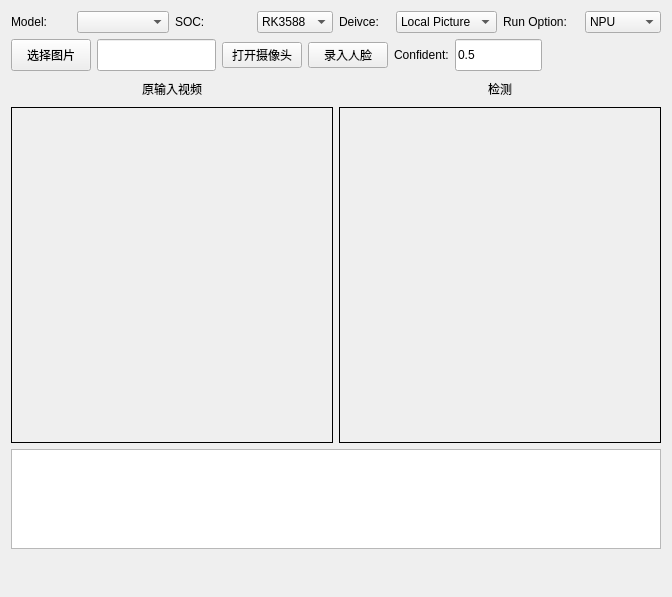
<?xml version="1.0" encoding="UTF-8"?>
<ui version="4.0">
 <class>BaseWidget</class>
 <widget class="QWidget" name="BaseWidget">
  <property name="geometry">
   <rect>
    <x>0</x>
    <y>0</y>
    <width>672</width>
    <height>597</height>
   </rect>
  </property>
  <property name="windowTitle">
   <string>Form</string>
  </property>
  <layout class="QGridLayout" name="gridLayout">
   <item row="0" column="0">
    <layout class="QVBoxLayout" name="verticalLayout_3">
     <item>
      <layout class="QHBoxLayout" name="horizontalLayout_6">
       <item>
        <layout class="QHBoxLayout" name="horizontalLayout">
         <item>
          <widget class="QLabel" name="label">
           <property name="maximumSize">
            <size>
             <width>60</width>
             <height>16777215</height>
            </size>
           </property>
           <property name="text">
            <string>Model:</string>
           </property>
          </widget>
         </item>
         <item>
          <widget class="QComboBox" name="comboBoxModel"/>
         </item>
        </layout>
       </item>
       <item>
        <layout class="QHBoxLayout" name="horizontalLayout_4">
         <item>
          <widget class="QLabel" name="label_4">
           <property name="maximumSize">
            <size>
             <width>80</width>
             <height>16777215</height>
            </size>
           </property>
           <property name="text">
            <string>SOC:</string>
           </property>
          </widget>
         </item>
         <item>
          <widget class="QComboBox" name="comboBoxDevice_2">
           <item>
            <property name="text">
             <string>RK3588</string>
            </property>
           </item>
           <item>
            <property name="text">
             <string>RK3568</string>
            </property>
           </item>
          </widget>
         </item>
        </layout>
       </item>
       <item>
        <layout class="QHBoxLayout" name="horizontalLayout_2">
         <item>
          <widget class="QLabel" name="label_2">
           <property name="maximumSize">
            <size>
             <width>80</width>
             <height>16777215</height>
            </size>
           </property>
           <property name="text">
            <string>Deivce:</string>
           </property>
          </widget>
         </item>
         <item>
          <widget class="QComboBox" name="comboBoxDevice">
           <item>
            <property name="text">
             <string>Local Picture</string>
            </property>
           </item>
           <item>
            <property name="text">
             <string>Camera</string>
            </property>
           </item>
          </widget>
         </item>
        </layout>
       </item>
       <item>
        <layout class="QHBoxLayout" name="horizontalLayout_3">
         <item>
          <widget class="QLabel" name="label_3">
           <property name="maximumSize">
            <size>
             <width>100</width>
             <height>16777215</height>
            </size>
           </property>
           <property name="text">
            <string>Run Option:</string>
           </property>
          </widget>
         </item>
         <item>
          <widget class="QComboBox" name="comboBoxOption">
           <item>
            <property name="text">
             <string>NPU</string>
            </property>
           </item>
           <item>
            <property name="text">
             <string>CPU</string>
            </property>
           </item>
          </widget>
         </item>
        </layout>
       </item>
      </layout>
     </item>
     <item>
      <layout class="QHBoxLayout" name="horizontalLayout_7">
       <item>
        <widget class="QPushButton" name="pushButtonStart">
         <property name="minimumSize">
          <size>
           <width>0</width>
           <height>32</height>
          </size>
         </property>
         <property name="maximumSize">
          <size>
           <width>120</width>
           <height>16777215</height>
          </size>
         </property>
         <property name="text">
          <string>选择图片</string>
         </property>
        </widget>
       </item>
       <item>
        <widget class="QLineEdit" name="lineEditInput">
         <property name="minimumSize">
          <size>
           <width>0</width>
           <height>32</height>
          </size>
         </property>
         <property name="readOnly">
          <bool>true</bool>
         </property>
        </widget>
       </item>
       <item>
        <widget class="QPushButton" name="pushButtonOpenCamera">
         <property name="text">
          <string>打开摄像头</string>
         </property>
        </widget>
       </item>
       <item>
        <widget class="QPushButton" name="pushButtonInputFace">
         <property name="text">
          <string>录入人脸</string>
         </property>
        </widget>
       </item>
       <item>
        <widget class="QLabel" name="label_7">
         <property name="text">
          <string>Confident:</string>
         </property>
        </widget>
       </item>
       <item>
        <widget class="QLineEdit" name="lineEditInputConf">
         <property name="minimumSize">
          <size>
           <width>0</width>
           <height>32</height>
          </size>
         </property>
         <property name="maximumSize">
          <size>
           <width>87</width>
           <height>16777215</height>
          </size>
         </property>
         <property name="text">
          <string>0.5</string>
         </property>
         <property name="readOnly">
          <bool>false</bool>
         </property>
        </widget>
       </item>
       <item>
        <spacer name="horizontalSpacer">
         <property name="orientation">
          <enum>Qt::Horizontal</enum>
         </property>
         <property name="sizeHint" stdset="0">
          <size>
           <width>40</width>
           <height>20</height>
          </size>
         </property>
        </spacer>
       </item>
      </layout>
     </item>
     <item>
      <layout class="QHBoxLayout" name="horizontalLayout_5">
       <item>
        <layout class="QVBoxLayout" name="verticalLayout">
         <item>
          <widget class="QLabel" name="label_6">
           <property name="maximumSize">
            <size>
             <width>16777215</width>
             <height>24</height>
            </size>
           </property>
           <property name="text">
            <string>原输入视频</string>
           </property>
           <property name="alignment">
            <set>Qt::AlignCenter</set>
           </property>
          </widget>
         </item>
         <item>
          <widget class="QLabel" name="labelBeforeLabel">
           <property name="minimumSize">
            <size>
             <width>320</width>
             <height>320</height>
            </size>
           </property>
           <property name="styleSheet">
            <string notr="true">border: 1px solid black</string>
           </property>
           <property name="text">
            <string/>
           </property>
           <property name="alignment">
            <set>Qt::AlignCenter</set>
           </property>
          </widget>
         </item>
        </layout>
       </item>
       <item>
        <layout class="QVBoxLayout" name="verticalLayout_2">
         <item>
          <widget class="QLabel" name="label_5">
           <property name="maximumSize">
            <size>
             <width>16777215</width>
             <height>24</height>
            </size>
           </property>
           <property name="text">
            <string>检测</string>
           </property>
           <property name="alignment">
            <set>Qt::AlignCenter</set>
           </property>
          </widget>
         </item>
         <item>
          <widget class="QLabel" name="labelAfterLabel">
           <property name="minimumSize">
            <size>
             <width>320</width>
             <height>320</height>
            </size>
           </property>
           <property name="styleSheet">
            <string notr="true">border: 1px solid black</string>
           </property>
           <property name="text">
            <string/>
           </property>
          </widget>
         </item>
        </layout>
       </item>
      </layout>
     </item>
     <item>
      <widget class="QTextEdit" name="textEditInfo">
       <property name="minimumSize">
        <size>
         <width>0</width>
         <height>100</height>
        </size>
       </property>
       <property name="maximumSize">
        <size>
         <width>16777215</width>
         <height>100</height>
        </size>
       </property>
      </widget>
     </item>
     <item>
      <spacer name="verticalSpacer">
       <property name="orientation">
        <enum>Qt::Vertical</enum>
       </property>
       <property name="sizeType">
        <enum>QSizePolicy::Fixed</enum>
       </property>
       <property name="sizeHint" stdset="0">
        <size>
         <width>17</width>
         <height>37</height>
        </size>
       </property>
      </spacer>
     </item>
    </layout>
   </item>
  </layout>
 </widget>
 <resources/>
 <connections/>
</ui>
